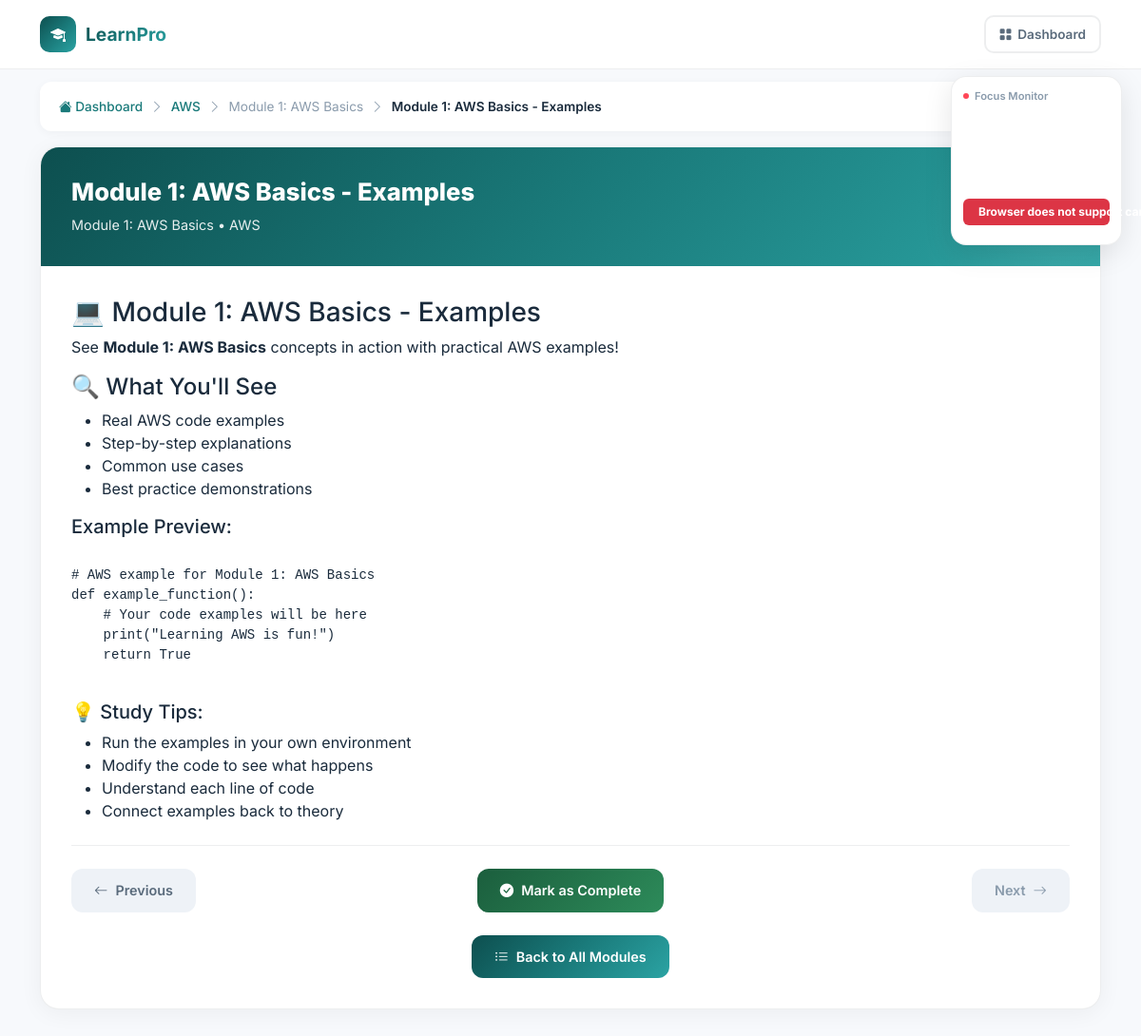
Page /course/58/submodule/260 (signed in) on the committed database.
### tables this page shows
CREATE TABLE courses (
            id INTEGER PRIMARY KEY AUTOINCREMENT,
            title TEXT NOT NULL,
            description TEXT,
            language TEXT,
            difficulty TEXT,
            level TEXT,
            prerequisites TEXT
        );

CREATE TABLE modules (
        id INTEGER PRIMARY KEY AUTOINCREMENT,
        course_id INTEGER,
        title TEXT,
        description TEXT,
        module_order INTEGER,
        FOREIGN KEY (course_id) REFERENCES courses(id)
    );

CREATE TABLE submodules (
        id INTEGER PRIMARY KEY AUTOINCREMENT,
        module_id INTEGER,
        title TEXT,
        description TEXT,
        content TEXT,
        submodule_order INTEGER,
        FOREIGN KEY (module_id) REFERENCES modules(id)
    );

### app.py (the view)
@app.route('/course/<int:course_id>/submodule/<int:submodule_id>')
def view_submodule(course_id, submodule_id):
    if 'user_id' not in session:
        return redirect(url_for('login'))
    try:
        conn = get_connection()
        cursor = conn.cursor()
        cursor.execute('SELECT * FROM courses WHERE id = ?', (course_id,))
        course = cursor.fetchone()
        if not course:
            flash('Course not found', 'error')
            return redirect(url_for('dashboard'))
        course = dict(course)
        cursor.execute('SELECT * FROM submodules WHERE id = ?', (submodule_id,))
        submodule = cursor.fetchone()
        if not submodule:
            flash('Submodule not found', 'error')
            return redirect(url_for('course_modules', course_id=course_id))
        submodule = dict(submodule)
        cursor.execute('SELECT * FROM modules WHERE id = ?', (submodule['module_id'],))
        module = cursor.fetchone()
        if module:
            module = dict(module)
        else:
            module = {'title': 'Unknown Module'}
        cursor.execute('''
            SELECT id, title FROM submodules
            WHERE module_id = ? AND submodule_order < ?
            ORDER BY submodule_order DESC LIMIT 1
        ''', (submodule['module_id'], submodule['submodule_order']))
        prev_submodule = cursor.fetchone()
        cursor.execute('''
            SELECT id, title FROM submodules
            WHERE module_id = ? AND submodule_order > ?
            ORDER BY submodule_order ASC LIMIT 1
        ''', (submodule['module_id'], submodule['submodule_order']))
        next_submodule = cursor.fetchone()
        conn.close()
        return render_template('submodule_content.html',
                             course=course,
                             module=module,
                             submodule=submodule,
                             prev_submodule=dict(prev_submodule) if prev_submodule else None,
                             next_submodule=dict(next_submodule) if next_submodule else None)
    except Exception as e:
        print(f"Error in view_submodule: {str(e)}")
        flash('Error loading submodule', 'error')
        return redirect(url_for('course_modules', course_id=course_id))

### db.py (called while the page is built)
def get_connection():
    connection = sqlite3.connect(DB_PATH)
    connection.row_factory = sqlite3.Row
    return connection

### templates/submodule_content.html (shortened to what this page needs)
<!DOCTYPE html>
<html lang="en">
<head>
    <link href="https://cdn.jsdelivr.net/npm/bootstrap@5.3.0/dist/css/bootstrap.min.css" rel="stylesheet">
    <link rel="stylesheet" href="https://cdn.jsdelivr.net/npm/bootstrap-icons@1.10.5/font/bootstrap-icons.css">
</head>
<body>
    <div class="concentration-widget">
        <div class="widget-header">
            <span class="live-dot"></span>
            Focus Monitor
        </div>
        <video id="videoInput" autoplay muted></video>
        <div class="widget-status" id="concentration-status">Initializing...</div>
    </div>
    <nav class="nav-premium">
        <div class="container">
            <div class="d-flex justify-content-between align-items-center">
                <a href="/dashboard" class="nav-brand">
                    <div class="brand-icon">
                        <i class="bi bi-mortarboard-fill"></i>
                    </div>
                    <span class="brand-text">LearnPro</span>
                </a>
                <a href="/dashboard" class="btn-nav">
                    <i class="bi bi-grid-fill"></i>
                    Dashboard
                </a>
            </div>
        </div>
    </nav>
    <div class="container">
        <nav class="breadcrumb-custom">
            <a href="/dashboard"><i class="bi bi-house-fill"></i> Dashboard</a>
            <span><i class="bi bi-chevron-right"></i></span>
            <a href="{{ url_for('course_modules', course_id=course.id) }}">{{ course.title }}</a>
            <span><i class="bi bi-chevron-right"></i></span>
            <span>{{ module.title }}</span>
            <span><i class="bi bi-chevron-right"></i></span>
            <span class="current">{{ submodule.title }}</span>
        </nav>
        <div class="content-container">
            <div class="content-header">
                <h1>{{ submodule.title }}</h1>
                <p>{{ module.title }} • {{ course.title }}</p>
            </div>
            <div class="content-body">
                {% if submodule.content %}
                {{ submodule.content|safe }}
                {% endif %}
                <div class="nav-buttons">
                    <div class="row align-items-center">
                        <div class="col-md-4">
                            {% if prev_submodule %}
                            <a href="{{ url_for('view_submodule', course_id=course.id, submodule_id=prev_submodule.id) }}"
                                class="btn-premium btn-prev">
                                <i class="bi bi-arrow-left"></i>Previous
                            </a>
                            {% endif %}
                        </div>
                        <div class="col-md-4 text-center">
                            <button id="markCompleteBtn" class="btn-premium btn-complete"
                                onclick="markSubmoduleComplete()">
                                <i class="bi bi-check-circle-fill"></i>Mark as Complete
                            </button>
                        </div>
                        <div class="col-md-4 text-end">
                            {% if next_submodule %}
                            <a href="{{ url_for('view_submodule', course_id=course.id, submodule_id=next_submodule.id) }}"
                                class="btn-premium btn-next disabled" id="nextBtn" onclick="return false;">
                                Next<i class="bi bi-arrow-right"></i>
                            </a>
                            {% else %}
                            <a href="{{ url_for('course_modules', course_id=course.id) }}"
                                class="btn-premium btn-next disabled" id="finishBtn" onclick="return false;">
                                Finish Module<i class="bi bi-flag-fill"></i>
                            </a>
                            {% endif %}
                        </div>
                    </div>
                </div>
                <div class="text-center">
                    <a href="{{ url_for('course_modules', course_id=course.id) }}" class="btn-premium btn-back">
                        <i class="bi bi-list-ul"></i>Back to All Modules
                    </a>
                </div>
            </div>
        </div>
    </div>
</body>
</html>

### templates/submodule_content.html (style rules this page uses)
:root { --primary-deep: #0D4F4F; --primary-main: #1A7A7A; --primary-light: #2BA3A3; --primary-glow: rgba(43, 163, 163, 0.15); --success-deep: #1B5E3D; --success-main: #2D8B5A; --success-glow: rgba(45, 139, 90, 0.15); --bg-body: #F7F9FC; --bg-soft: #EEF2F7; --text-primary: #1A2B3C; --text-secondary: #5A6B7C; --text-muted: #8A9BAC; --border-light: rgba(26, 43, 60, 0.08); --gradient-primary: linear-gradient(135deg, var(--primary-deep) 0%, var(--primary-main) 50%, var(--primary-light) 100%); --gradient-success: linear-gradient(135deg, var(--success-deep) 0%, var(--success-main) 100%); }
* { margin: 0; padding: 0; box-sizing: border-box; }
body { font-family: 'Inter', -apple-system, BlinkMacSystemFont, sans-serif; background: var(--bg-body); color: var(--text-primary); padding-top: 70px; min-height: 100vh; }
.nav-premium { background: rgba(255, 255, 255, 0.98); backdrop-filter: blur(20px); border-bottom: 1px solid var(--border-light); padding: 1rem 0; position: fixed; top: 0; left: 0; right: 0; z-index: 1000; }
.nav-brand { display: flex; align-items: center; gap: 10px; text-decoration: none; }
.brand-icon { width: 38px; height: 38px; background: var(--gradient-primary); border-radius: 10px; display: flex; align-items: center; justify-content: center; color: white; font-size: 1rem; }
.brand-text { font-size: 1.2rem; font-weight: 700; background: var(--gradient-primary); -webkit-background-clip: text; -webkit-text-fill-color: transparent; background-clip: text; }
.btn-nav { background: transparent; border: 2px solid var(--border-light); color: var(--text-secondary); padding: 8px 14px; border-radius: 10px; font-weight: 600; font-size: 0.85rem; text-decoration: none; display: inline-flex; align-items: center; gap: 6px; transition: all 0.3s ease; }
.breadcrumb-custom { background: white; border-radius: 12px; padding: 1rem 1.25rem; margin: 1rem 0; display: flex; flex-wrap: wrap; align-items: center; gap: 8px; font-size: 0.85rem; box-shadow: 0 2px 10px rgba(0, 0, 0, 0.04); }
.breadcrumb-custom a { color: var(--primary-main); text-decoration: none; font-weight: 500; }
.breadcrumb-custom span { color: var(--text-muted); }
.breadcrumb-custom .current { color: var(--text-primary); font-weight: 600; }
.content-container { background: white; border-radius: 20px; box-shadow: 0 4px 25px rgba(0, 0, 0, 0.05); border: 1px solid var(--border-light); margin-bottom: 2rem; overflow: hidden; }
.content-header { background: var(--gradient-primary); color: white; padding: 2rem; position: relative; overflow: hidden; }
.content-header::before { content: ''; position: absolute; top: -50%; right: -10%; width: 300px; height: 300px; background: radial-gradient(circle, rgba(255, 255, 255, 0.08) 0%, transparent 70%); }
.content-header h1 { font-size: 1.6rem; font-weight: 800; margin-bottom: 0.5rem; position: relative; z-index: 1; }
.content-header p { opacity: 0.9; font-size: 0.9rem; margin: 0; position: relative; z-index: 1; }
.content-body { padding: 2rem; }
.nav-buttons { border-top: 1px solid var(--border-light); padding-top: 1.5rem; margin-top: 1.5rem; }
.btn-premium { padding: 12px 24px; border-radius: 12px; font-weight: 600; font-size: 0.9rem; text-decoration: none; display: inline-flex; align-items: center; gap: 8px; transition: all 0.3s ease; border: none; cursor: pointer; }
.btn-prev { background: var(--bg-soft); color: var(--text-secondary); }
.btn-complete { background: var(--gradient-success); color: white; }
.btn-next { background: var(--gradient-primary); color: white; }
.btn-next.disabled { background: var(--bg-soft); color: var(--text-muted); cursor: not-allowed; }
.btn-back { background: var(--gradient-primary); color: white; margin-top: 1.5rem; }
.concentration-widget { position: fixed; top: 80px; right: 20px; width: 180px; background: white; border-radius: 16px; box-shadow: 0 8px 30px rgba(0, 0, 0, 0.1); z-index: 1050; padding: 12px; border: 1px solid var(--border-light); }
.widget-header { display: flex; align-items: center; gap: 6px; font-size: 0.7rem; color: var(--text-muted); margin-bottom: 8px; font-weight: 600; }
.widget-header .live-dot { width: 6px; height: 6px; background: #ff4757; border-radius: 50%; animation: pulse 1.5s infinite; }
.concentration-widget video { width: 100%; border-radius: 10px; }

### rows in the picture
courses: title "AWS"
modules: title "Module 1: AWS Basics"
submodules: title "Module 1: AWS Basics - Examples", content "💻 Module 1: AWS Basics - Examples See Module 1: AWS Basics concepts in action with practical AWS examples! 🔍 What You'll See Real AWS code examples Step-by-step explanations Common use cases Best practice demonstrations Example Preview: # AWS example for Module 1: AWS Basics def example_function(): # Your code examples will be here print(\"Learning AWS is fun!\") return True 💡 Study Tips: Run the examples in your own environment Modify the code to see what happens Understand each line of code Connect examples back to theory"
